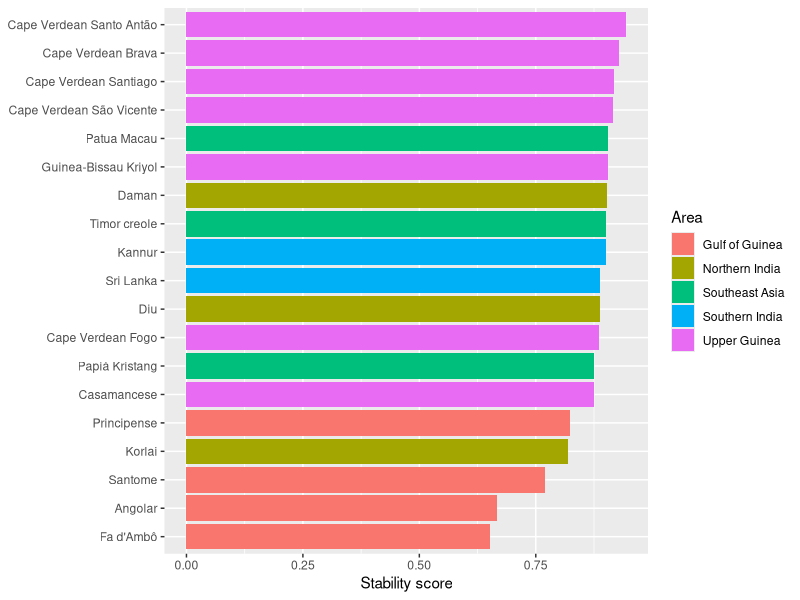
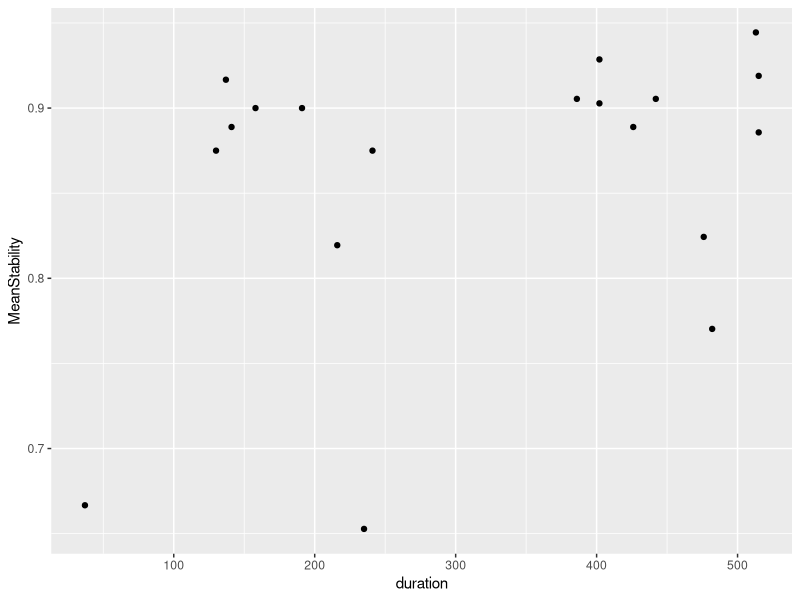
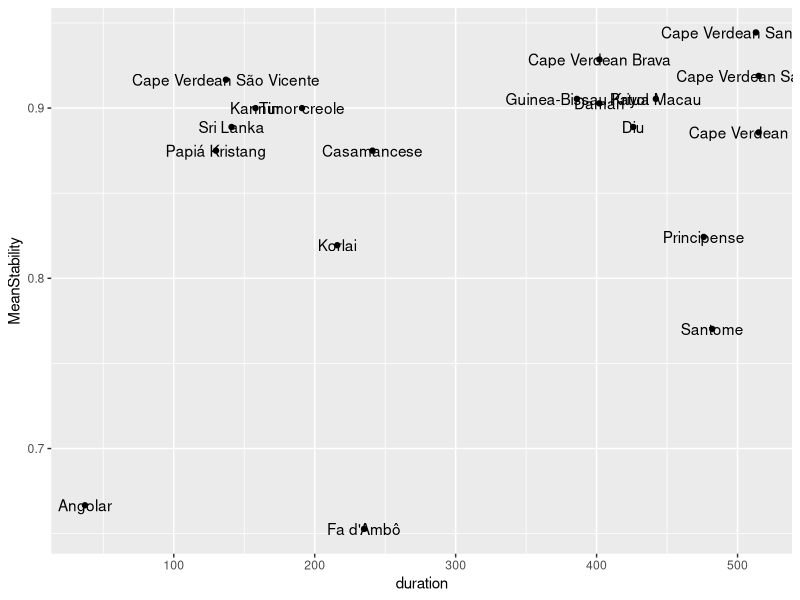
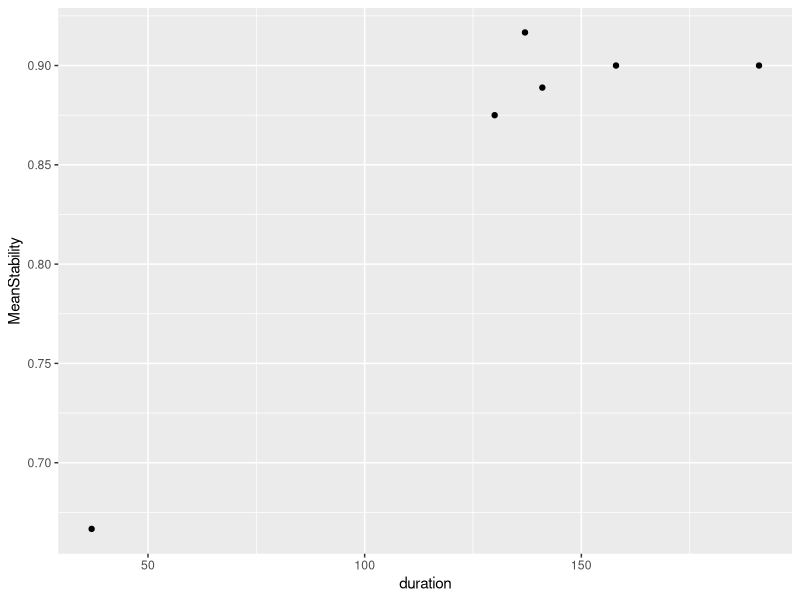
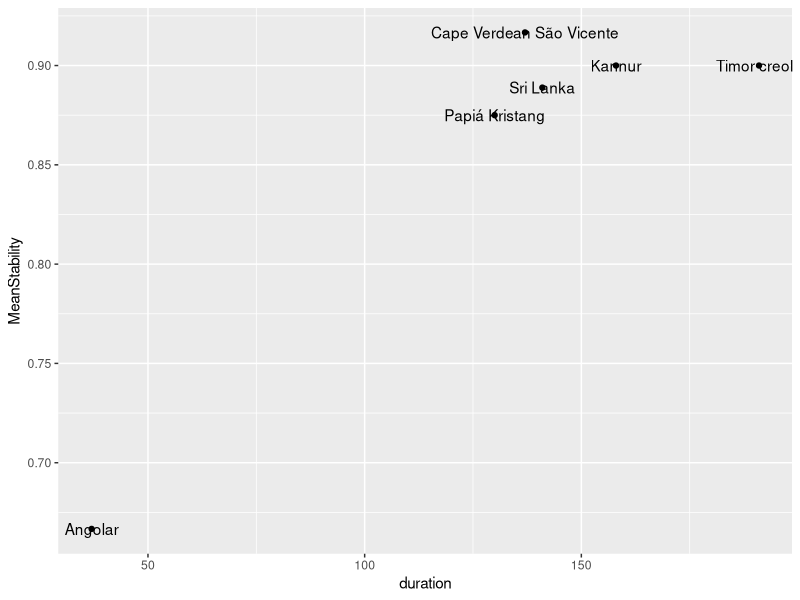
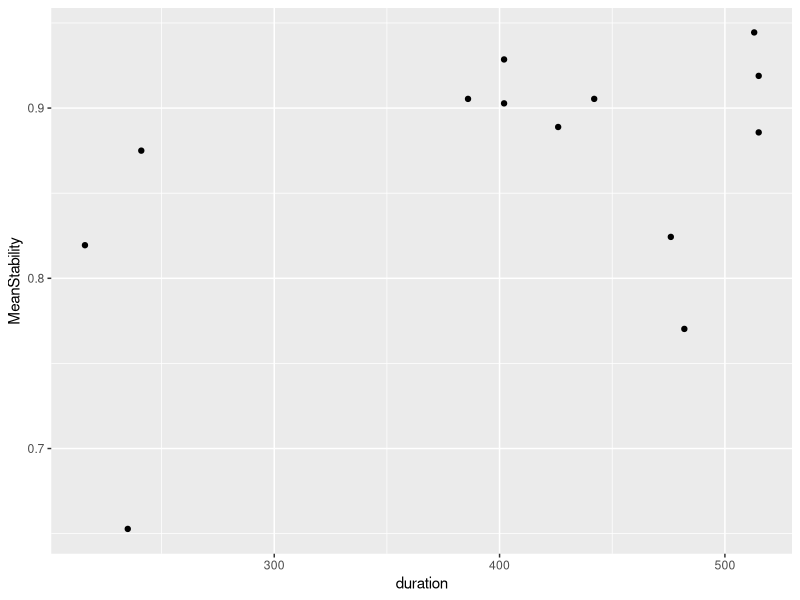
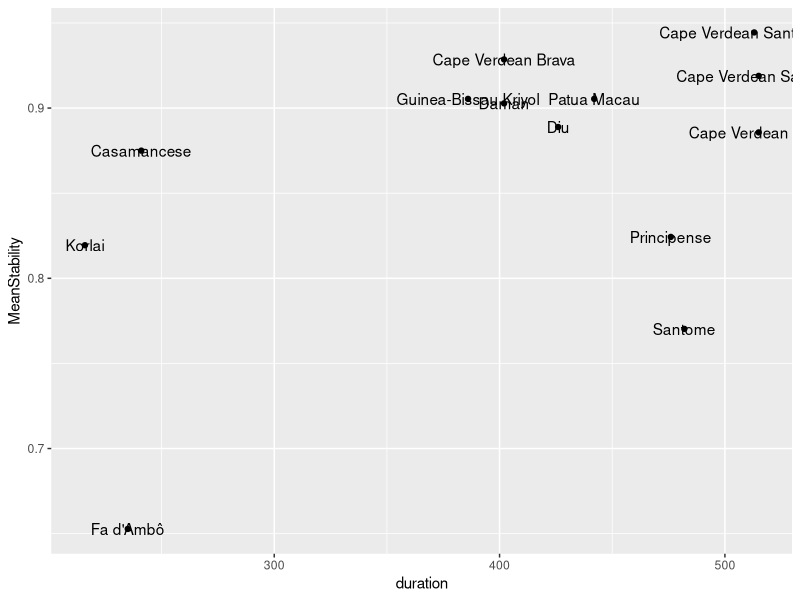
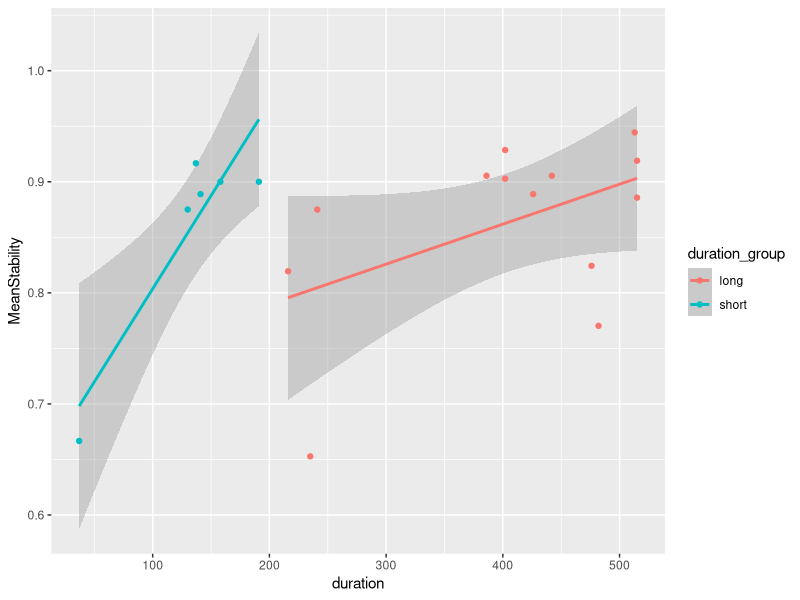

Reproduce these figures in R, in order. (Note: this script raises an error after producing the figures.)
## ---- chunk 1
library(tidyverse)
library(knitr)
## ---- chunk 2
# Token keep resetting...
# database <- read_csv('https://raw.githubusercontent.com/CreoPhon/CreoPhonPt/main/Creoles.csv?token=AAIGDLUMP3R6LQG6Y6GJA6TBVDYJQ')
database <- read_csv('database.csv')
## ---- chunk 3
database %>% head() %>% kable()
## ---- chunk 4
database$duration <- database$`EndOfInfluence` - database$`FirstMajorSettlement`
## ---- chunk 5
database <- mutate(database, GlobalStability = (PlaceStability + MannerStability)/2)
# table(database$Language, database$GlobalStability)
## ---- chunk 6
database <- database %>% mutate(duration_group = ifelse(duration <= 200, 'short', 'long'))
## ---- chunk 7
database <- database %>% mutate(categorical_stability = ifelse(PlaceStability == 1 & MannerStability == 1, 'no manner/no place', NA))

database <- database %>% mutate(categorical_stability = ifelse(PlaceStability == 1 & MannerStability == 0, 'manner/no place', categorical_stability))

database <- database %>% mutate(categorical_stability = ifelse(PlaceStability == 0 & MannerStability == 1, 'no manner/place', categorical_stability))

database <- database %>% mutate(categorical_stability = ifelse(PlaceStability == 0 & MannerStability == 0, 'manner/place', categorical_stability))

table(database$categorical_stability)
## ---- chunk 8
creole_stability <- database %>% group_by(Language, Area, duration, duration_group, ContactConditions) %>% summarize(MeanStability = mean(GlobalStability, na.rm = TRUE))
## ---- chunk 9
ggplot(creole_stability) + 
  geom_bar(aes(x = MeanStability, y = reorder(Language, MeanStability), fill = Area), 
           stat = "identity", show.legend = TRUE) +
  theme(axis.title.y = element_blank()) +
  labs(x = "Stability score")
## ---- chunk 10
ggplot(creole_stability, aes(x=duration, y=MeanStability)) +
  geom_point()

ggplot(creole_stability, aes(x=duration, y=MeanStability)) +
  geom_point() +
  geom_text(label=creole_stability$Language)
## ---- chunk 11
msd <- lm(MeanStability ~ duration, data=creole_stability)
summary(msd)
## ---- chunk 12
tmp_short <- creole_stability %>% filter(duration <= 200)
tmp_long <- creole_stability %>% filter(duration > 200)
## ---- chunk 13
ggplot(tmp_short, aes(x=duration, y=MeanStability)) +
  geom_point()

ggplot(tmp_short, aes(x=duration, y=MeanStability)) +
  geom_point() +
  geom_text(label=tmp_short$Language)
## ---- chunk 14
ggplot(tmp_long, aes(x=duration, y=MeanStability)) +
  geom_point()

ggplot(tmp_long, aes(x=duration, y=MeanStability)) +
  geom_point() +
  geom_text(label=tmp_long$Language)
## ---- chunk 15
msd <- lm(MeanStability ~ duration + duration_group * duration, data=creole_stability)
summary(msd)

ggplot(creole_stability, aes(x = duration, y = MeanStability, color = duration_group)) +
  geom_smooth(method = "lm") +
  geom_point()
## ---- chunk 16
library(mgcv)
# Factorize duration_group
creole_stability$duration_group = as.factor(creole_stability$duration_group)

# Model with an interaction between duration_group and duration
# (with maximum of cubic-spline fit)
msd.gam <- gam(MeanStability ~ duration_group + s(duration, k=3) + s(duration, by=duration_group, k=3), data=creole_stability)

summary(msd.gam)

plot(msd.gam, all.terms=T, shade=T, pages=1)

qqnorm(resid(msd.gam)); qqline(resid(msd.gam))

msd.gam.trimmed <- gam(MeanStability ~ duration_group + s(duration, k=3) + s(duration, by=duration_group, k=3), data=creole_stability %>% filter(MeanStability>0.7))

summary(msd.gam.trimmed)

plot(msd.gam.trimmed, sel=1, shade=T, ylab="Effect on mean stability", xlab="Duration of influence", residuals=T, main="Main effect of duration", cex=5, pch=".", col='dodgerblue'); abline(h=0, lty=2, col="red")

plot(msd.gam.trimmed, sel=2, shade=T, ylab="Effect on mean stability", xlab="Duration of influence", main="Long-term influence", col='dodgerblue'); abline(h=0, lty=2, col="red")

plot(msd.gam.trimmed, sel=3, shade=T, ylab="Effect on mean stability", xlab="Duration of influence", main="Short-term influence", col='dodgerblue'); abline(h=0, lty=2, col="red")

# (dotted lines indicate error)
plot(msd.gam.trimmed, all.terms=T, sel=4, ylab="Effect on mean stability", xlab="Duration group", main="Main effect of duration group")

# checking out the model performance
qqnorm(resid(msd.gam.trimmed)); qqline(resid(msd.gam.trimmed)) # meh
## ---- chunk 17
place_results <- database %>% group_by(LexifierPhoneme) %>% summarize(mplace = mean(PlaceStability, na.rm = TRUE))
manner_results <- database %>% group_by(LexifierPhoneme) %>% summarize(mmanner = mean(MannerStability, na.rm = TRUE))

consonant_stability <- left_join(place_results, manner_results, by = "LexifierPhoneme")

class <- c("nasal", "rhotic", "lateral", "fricative", "stop", "stop", "fricative", "stop", "stop", "lateral", "nasal", "nasal", "stop", "rhotic", "fricative", "stop", "affricate", "fricative", "fricative")

consonant_stability_class <- cbind(consonant_stability, class)
## ---- chunk 18
# TODO: fix the class "dots"
ggplot(consonant_stability, aes(y = mmanner, x = mplace, label = LexifierPhoneme, color=class)) +
  geom_point(position= "dodge") + 
  geom_text(aes(label=LexifierPhoneme), hjust=3, vjust=0) +
  theme(axis.title.x = element_blank(),
        axis.title.y = element_blank())
## ---- chunk 19
consonant_global_stability <- mutate(consonant_stability_class, mglobal = (mmanner + mplace)/2)

ggplot(consonant_global_stability) + 
  geom_bar(aes(x = mglobal, 
               y = reorder(LexifierPhoneme, mglobal),
               fill = class), stat = "identity", show.legend = TRUE) +
  labs(x = "Stability score", y = "Phoneme", fill = "Manner")
## ---- chunk 20
# qplot(x = duration, y = MeanStability, data = consonant_global_stability, color = duration_group) +
#  geom_smooth(method = "lm") 
## ---- chunk 21
library(lmerTest)

# Factorizing
mod.db = database %>%
              as.data.frame() %>%
              mutate(categorical_stability = as.factor(categorical_stability),
              Lexifier = as.factor(Lexifier),
              CreolePhoneme = as.factor(CreolePhoneme),
              Language = as.factor(Language))

# Remove singletons/doubletons
#goodies = names(table(mod.db$CreolePhoneme)>2)

#mod.db = mod.db %>%
#         filter(CreolePhoneme %in% goodies)
## ---- chunk 22
plot(mod.db$categorical_stability, mod.db$duration, notch=T)
## ---- chunk 23
table(mod.db$categorical_stability)

# Place stability
cat.mod.place = glmer(PlaceStability ~ log(duration) + (1|CreolePhoneme), data=mod.db, family="binomial")

summary(cat.mod.place)

# Manner stability
cat.mod.manner = glmer(MannerStability ~ log(duration) + (1|CreolePhoneme), data=mod.db, family="binomial")

summary(cat.mod.manner)

# Duration group
cat.mod.group = glmer(as.factor(duration_group) ~ PlaceStability + MannerStability + (1|CreolePhoneme), data=mod.db, family="binomial", nAGQ=0)

summary(cat.mod.group)
## ---- chunk 24
data_by_position <- database %>% select(Position, LexifierPhoneme, PlaceStability, MannerStability) %>% mutate(Position = tolower(Position))

data_by_position$PlaceStability <- as.numeric(data_by_position$PlaceStability)

data_by_position$MannerStability <- as.numeric(data_by_position$MannerStability)
## ---- chunk 25
position_stability <- mutate(data_by_position, GlobalStability = (PlaceStability + MannerStability)/2)

position_results <- position_stability %>% group_by(LexifierPhoneme, Position) %>% summarize(m = mean(GlobalStability, na.rm = TRUE))
## ---- chunk 26
position_results$Position <- factor(position_results$Position, levels = c('word-initial', 'word-medial', 'word-final'))

ggplot(position_results, aes(x = LexifierPhoneme, y = m, fill = Position)) + 
  geom_col(position = position_dodge2(width = 0.9, preserve = "single")) +
  theme(axis.title.x = element_blank(),
        axis.title.y = element_blank())
## ---- chunk 27
ggplot(position_results) + 
  geom_bar(aes(x = m,
               y = reorder(LexifierPhoneme, m),
               fill = Position), 
           stat = "identity", 
           show.legend = TRUE,
           position = "dodge2") +
  labs(x = "Stability score", y = "Phoneme", fill = "Position")
## ---- chunk 28
# TODO: update what we show, flip horizontally, change colors
position_results1 <- position_results %>% pivot_wider(names_from = Position, values_from = m)

different_position <- subset(position_results1, position_results1$`word-initial` != position_results1$`word-medial` | position_results1$`word-final` != position_results1$`word-medial`)

different_position_results <- different_position %>% pivot_longer(c(`word-initial`, `word-medial`, `word-final`), names_to = "Position", values_to = "m")

different_position_results$Position <- factor(different_position_results$Position, levels = c('word-initial', 'word-medial', 'word-final'))

ggplot(different_position_results, 
       aes(x = LexifierPhoneme, y = m, fill = Position)) + 
  geom_col(position = position_dodge2(width = 0.9, preserve = "single"))
## ---- chunk 29
# TODO: reorder doesn't work here
ggplot(different_position_results) + 
  geom_bar(aes(x = m,
               y = reorder(LexifierPhoneme, m),
               fill = Position), 
           stat = "identity", 
           show.legend = TRUE,
           position = "dodge2") +
  labs(x = "Stability score", y = "Phoneme", fill = "Position")
## ---- chunk 30
m <- lm(MeanStability ~ ContactConditions, data=creole_stability)
summary(m)
## ---- chunk 31
m <- lm(MeanStability ~ duration + ContactConditions * duration, data=creole_stability)
summary(m)

ggplot(creole_stability, aes(x = duration, y = MeanStability, color = ContactConditions)) +
  geom_smooth(method = "lm") +
  geom_point()
